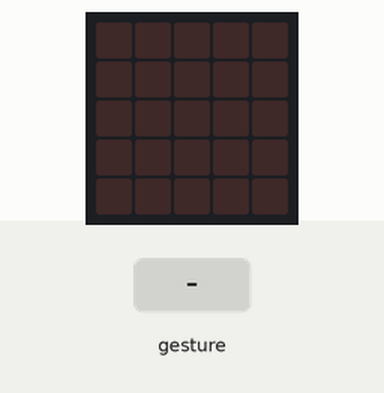
Recording of a program running on a simulated BBC micro:bit (MakeCode). Shown: the board's 5×5 LED display. Inputs (shaded band) come from the test bench. A tilt is held for 1.5 s and a shake lasts 1 s, then the board lies face up again.

Above: at 1.2 s.
1.3 s: gesture 'tilt right'
At 2.4 s:
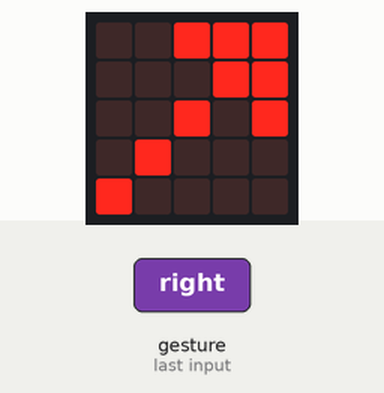
At 6.6 s:
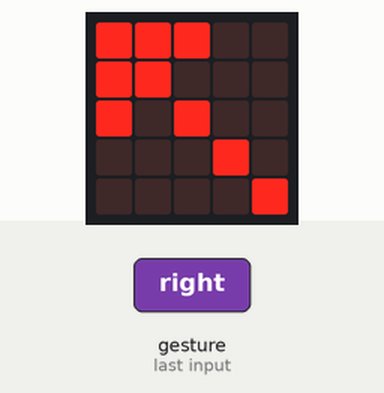
7.1 s: gesture 'tilt left'
At 7.6 s:
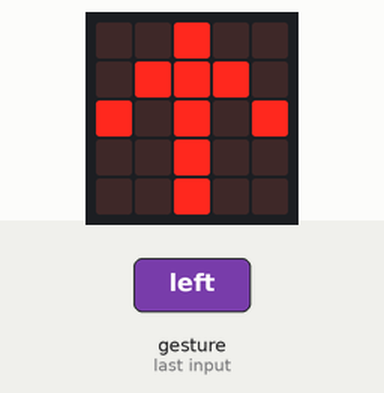
Timing chart, 0 to 10.1 s (numbered marks = the images above; inputs shaded):
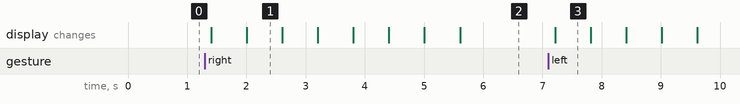

Measured:
- after the input at 1.3 s, the display: first changes after 0.11 s (image 1 shows a later state)
- after the input at 7.1 s, the display: changes after 0.11 s (image 3)
- what the display in image 1 shows lasts 0.6 s, from 2.0 s to 2.6 s

The program:

main.ts
```typescript
function gidatu_ezkerrera () {
    basic.showArrow(ArrowNames.North)
    basic.showArrow(ArrowNames.NorthEast)
    basic.showArrow(ArrowNames.East)
    basic.showArrow(ArrowNames.SouthEast)
    basic.showArrow(ArrowNames.South)
    basic.showArrow(ArrowNames.SouthWest)
    basic.showArrow(ArrowNames.West)
    basic.showArrow(ArrowNames.NorthWest)
}
function gidatu_eskuinera () {
    basic.showArrow(ArrowNames.North)
    basic.showArrow(ArrowNames.NorthEast)
    basic.showArrow(ArrowNames.East)
    basic.showArrow(ArrowNames.SouthEast)
    basic.showArrow(ArrowNames.South)
    basic.showArrow(ArrowNames.SouthWest)
    basic.showArrow(ArrowNames.West)
    basic.showArrow(ArrowNames.NorthWest)
}
basic.forever(function () {
    if (input.isGesture(Gesture.TiltRight)) {
        gidatu_eskuinera()
    }
    if (input.isGesture(Gesture.TiltLeft)) {
        gidatu_ezkerrera()
    }
})
```

test.ts
```typescript
// aquí va el archivo "tests"; esto no se compilará cuando este paquete se utilice como una extensión.
```
